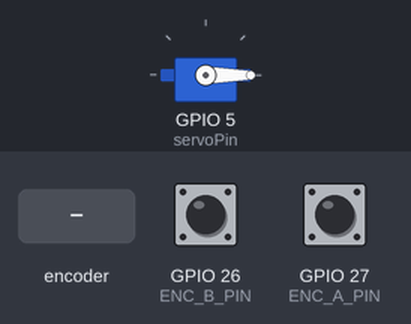
The program below on a simulated ESP32. Parts: servo. Inputs (shaded band) come from the test bench; at power-on: GPIO 26 (ENC_B_PIN) HIGH, GPIO 27 (ENC_A_PIN) HIGH. What the program prints to the serial monitor is not drawn.

Above: at 1.2 s.
1.3 s: rotary encoder on GPIO 27 (ENC_A_PIN) / GPIO 26 (ENC_B_PIN) turned 3 steps (first pin leading)
Timing chart, 0 to 4.3 s (numbered marks = the images above; inputs shaded):
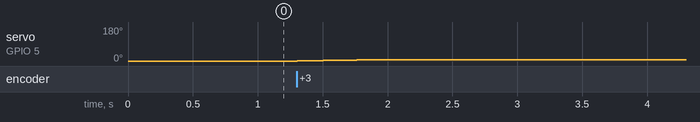

The program:

main.cpp
```cpp
//////// #include <ESP8266WiFi.h>
//////#include <WiFi.h>
//////#include <PubSubClient.h>
//////
//////// WiFi
//////const char *ssid = "kai"; // Enter your WiFi name
//////const char *password = "4115241996...";  // Enter WiFi password
//////
//////// MQTT Broker
//////const char *mqtt_broker = "kai.zhaokai96.com";
//////const char *topic = "esp8266/test";
//////const char *mqtt_username = "admin";
//////const char *mqtt_password = "public";
//////const int mqtt_port = 1883;
//////
//////WiFiClient espClient;
//////PubSubClient client(espClient);
//////
//////void callback(char *topic, byte *payload, unsigned int length) {
//////    Serial.print("Message arrived in topic: ");
//////    Serial.println(topic);
//////    Serial.print("Message:");
//////    for (int i = 0; i < length; i++) {
//////        Serial.print((char) payload[i]);
//////    }
//////    Serial.println();
//////    Serial.println("-----------------------");
//////}
//////
//////void setup() {
//////    // Set software serial baud to 115200;
//////    Serial.begin(115200);
//////    // connecting to a WiFi network
//////    WiFi.begin(ssid, password);
//////    while (WiFi.status() != WL_CONNECTED) {
//////        delay(500);
//////        Serial.println("Connecting to WiFi..");
//////    }
//////    Serial.println("Connected to the WiFi network");
//////    //connecting to a mqtt broker
//////    client.setServer(mqtt_broker, mqtt_port);
//////    client.setCallback(callback);
//////    while (!client.connected()) {
//////        String client_id = "esp8266-client-";
//////        client_id += String(WiFi.macAddress());
//////        Serial.printf("The client %s connects to the public mqtt broker\n", client_id.c_str());
//////        if (client.connect(client_id.c_str(), mqtt_username, mqtt_password)) {
//////            Serial.println("Public emqx mqtt broker connected");
//////        } else {
//////            Serial.print("failed with state ");
//////            Serial.print(client.state());
//////            delay(2000);
//////        }
//////    }
//////    // publish and subscribe
//////    client.publish(topic, "hello emqx");
//////    client.subscribe(topic);
//////}
//////
//////void loop() {
//////    client.loop();
//////}
////
////#include <Arduino.h>
////
////// 引脚定义
////#define CLK_PIN 32
////#define DT_PIN 33
////#define SERVO_PIN 5 // 舵机连接的GPIO
////
////// 编码器计数变量
////volatile int counter = 0;
////
////// 中断服务函数
////void IRAM_ATTR isr_encoder() {
////
////    static int lastCLK = 0;
////    int currentCLK = digitalRead(CLK_PIN);
////
////    if (lastCLK == LOW && currentCLK == HIGH) {
////
////        if (digitalRead(DT_PIN) == HIGH) {
////            counter++;
////        } else {
////            counter--;
////        }
////
////    }
////
////    lastCLK = currentCLK;
////}
////
////void setup() {
////
////    Serial.begin(115200);
////    // 初始化舵机接口为输出
////    pinMode(SERVO_PIN, OUTPUT);
////    pinMode(CLK_PIN, INPUT_PULLUP);
////    pinMode(DT_PIN, INPUT_PULLUP);
////
////    // 设置中断,上升沿触发
////    attachInterrupt(CLK_PIN, isr_encoder, RISING);
////
////    // 初始化编码器计数
////    counter = 0;
////}
////
////void servoControl(int angle) {
////
////    int pulsewidth = map(angle, 0, 180, 500, 2500);
////
////    digitalWrite(SERVO_PIN, HIGH);
////    delayMicroseconds(pulsewidth);
////    digitalWrite(SERVO_PIN, LOW);
////
////    delay(20); //间隔20ms发送下一个脉冲
////}
////
////void loop() {
////
////    // 显示编码器计数
////    Serial.println(counter);
////    servoControl(counter);
////    // 小延时
//////    delay(1);
////}
//#include <Arduino.h>
//#include "driver/adc.h"
//
//void setup() {
//    Serial.begin(115200);
//
//    //配置 ADC
//    adc1_config_width(ADC_WIDTH_12Bit);
//    adc1_config_channel_atten(ADC1_CHANNEL_5, ADC_ATTEN_DB_11);
//}
//
//void loop() {
//    // 读取ADC值
//    int adc_value = adc1_get_raw(ADC1_CHANNEL_5);
//
//    // 将ADC值转换为电压值
//    double voltage = (3.3 / 4095.0) * adc_value;
//    double R = 1000.0 * adc_value / 4095 / 6;
//
//    // 打印输出
//    Serial.print(", R: ");
//    Serial.print(R);
//    Serial.print("ADC Value: ");
//    Serial.print(adc_value);
//    Serial.print(", Voltage: ");
//    Serial.print(voltage);
//    Serial.println(" V");
//
//    delay(500);
//}

#include <Arduino.h>
#include <ESP32Servo.h>
#define servoPin 5 // 舵机连接的GPIO
#define ENC_A_PIN 27 //编码器A相连接GPIO 27
#define ENC_B_PIN 26 //编码器B相连接GPIO 26

Servo myservo; // 创建Servo对象来控制舵机

volatile long encoderValue = 0; //编码器计数值

void IRAM_ATTR readEncoder(){
    int valA = digitalRead(ENC_A_PIN);
    int valB = digitalRead(ENC_B_PIN);

    if(valA == valB){
        encoderValue--;
    } else {
        encoderValue++;
    }
}

void servoControl(int angle) {

    int pulsewidth = map(angle, 0, 180, 500, 2500);

//    digitalWrite(SERVO_PIN, HIGH);
//    delayMicroseconds(pulsewidth);
//    digitalWrite(SERVO_PIN, LOW);

    delay(20); //间隔20ms发送下一个脉冲
}

void setup() {
    Serial.begin(115200);
    pinMode(ENC_A_PIN, INPUT_PULLUP);
    pinMode(ENC_B_PIN, INPUT_PULLUP);
    //将引脚连接到Servo对象
    myservo.attach(servoPin);

    //中断在变化时读取编码器
    attachInterrupt(ENC_A_PIN, readEncoder, CHANGE);
}


void loop() {
    Serial.println(encoderValue); //打印编码器计数值
    myservo.write(encoderValue);
    delay(20);
}
```

Measured:
- after the input at 1.3 s, servo on GPIO 5 (servoPin): moves from 0° to 6° over 0.46 s, starting at once
